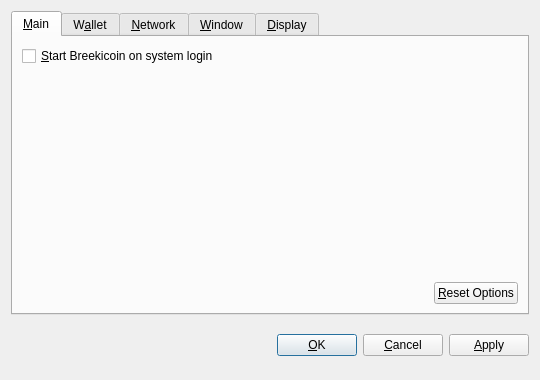
<?xml version="1.0" encoding="UTF-8"?>
<ui version="4.0">
 <class>OptionsDialog</class>
 <widget class="QDialog" name="OptionsDialog">
  <property name="geometry">
   <rect>
    <x>0</x>
    <y>0</y>
    <width>540</width>
    <height>380</height>
   </rect>
  </property>
  <property name="windowTitle">
   <string>Options</string>
  </property>
  <property name="modal">
   <bool>true</bool>
  </property>
  <layout class="QVBoxLayout" name="verticalLayout">
   <item>
    <widget class="QTabWidget" name="tabWidget">
     <property name="tabPosition">
      <enum>QTabWidget::North</enum>
     </property>
     <property name="currentIndex">
      <number>0</number>
     </property>
     <widget class="QWidget" name="tabMain">
      <attribute name="title">
       <string>&amp;Main</string>
      </attribute>
      <layout class="QVBoxLayout" name="verticalLayout_Main">
       <item>
        <widget class="QCheckBox" name="bitcoinAtStartup">
         <property name="toolTip">
          <string>Automatically start Breekicoin after logging in to the system.</string>
         </property>
         <property name="text">
          <string>&amp;Start Breekicoin on system login</string>
         </property>
        </widget>
       </item>
       <item>
        <spacer name="verticalSpacer_Main">
         <property name="orientation">
          <enum>Qt::Vertical</enum>
         </property>
         <property name="sizeHint" stdset="0">
          <size>
           <width>20</width>
           <height>40</height>
          </size>
         </property>
        </spacer>
       </item>
       <item>
        <layout class="QHBoxLayout" name="horizontalLayout_2_Main">
         <item>
          <spacer name="horizontalSpacer_2_Main">
           <property name="orientation">
            <enum>Qt::Horizontal</enum>
           </property>
           <property name="sizeHint" stdset="0">
            <size>
             <width>40</width>
             <height>20</height>
            </size>
           </property>
          </spacer>
         </item>
         <item>
          <widget class="QPushButton" name="resetButton">
           <property name="toolTip">
            <string>Reset all client options to default.</string>
           </property>
           <property name="text">
            <string>&amp;Reset Options</string>
           </property>
           <property name="autoDefault">
            <bool>false</bool>
           </property>
          </widget>
         </item>
        </layout>
       </item>
      </layout>
     </widget>
     <widget class="QWidget" name="tabWallet">
      <attribute name="title">
       <string>W&amp;allet</string>
      </attribute>
      <layout class="QVBoxLayout" name="verticalLayout_Network">
       <item>
        <widget class="QLabel" name="transactionFeeInfoLabel">
         <property name="text">
          <string>Optional transaction fee per kB that helps make sure your transactions are processed quickly. Most transactions are 1 kB.</string>
         </property>
         <property name="textFormat">
          <enum>Qt::PlainText</enum>
         </property>
         <property name="wordWrap">
          <bool>true</bool>
         </property>
        </widget>
       </item>
       <item>
        <layout class="QHBoxLayout" name="horizontalLayout_1_Main">
         <item>
          <widget class="QLabel" name="transactionFeeLabel">
           <property name="text">
            <string>Pay transaction &amp;fee</string>
           </property>
           <property name="textFormat">
            <enum>Qt::PlainText</enum>
           </property>
           <property name="buddy">
            <cstring>transactionFee</cstring>
           </property>
          </widget>
         </item>
         <item>
          <widget class="BitcoinAmountField" name="transactionFee"/>
         </item>
         <item>
          <spacer name="horizontalSpacer_1_Main">
           <property name="orientation">
            <enum>Qt::Horizontal</enum>
           </property>
           <property name="sizeHint" stdset="0">
            <size>
             <width>40</width>
             <height>20</height>
            </size>
           </property>
          </spacer>
         </item>
        </layout>
       </item>
       <item>
        <widget class="QLabel" name="label">
         <property name="text">
          <string>If you disable the spending of unconfirmed change, the change from a transaction cannot be used until that transaction has at least one confirmation. This also affects how your balance is computed.</string>
         </property>
         <property name="wordWrap">
          <bool>true</bool>
         </property>
        </widget>
       </item>
       <item>
        <widget class="QCheckBox" name="spendZeroConfChange">
         <property name="text">
          <string>Spend unconfirmed change  (experts only)</string>
         </property>
        </widget>
       </item>
       <item>
        <spacer name="verticalSpacer">
         <property name="orientation">
          <enum>Qt::Vertical</enum>
         </property>
         <property name="sizeHint" stdset="0">
          <size>
           <width>20</width>
           <height>40</height>
          </size>
         </property>
        </spacer>
       </item>
      </layout>
     </widget>
     <widget class="QWidget" name="tabNetwork">
      <attribute name="title">
       <string>&amp;Network</string>
      </attribute>
      <layout class="QVBoxLayout" name="verticalLayout_Network">
       <item>
        <widget class="QCheckBox" name="mapPortUpnp">
         <property name="toolTip">
          <string>Automatically open the Breekicoin client port on the router. This only works when your router supports UPnP and it is enabled.</string>
         </property>
         <property name="text">
          <string>Map port using &amp;UPnP</string>
         </property>
        </widget>
       </item>
       <item>
        <widget class="QCheckBox" name="connectSocks">
         <property name="toolTip">
          <string>Connect to the Breekicoin network through a SOCKS proxy (e.g. when connecting through Tor).</string>
         </property>
         <property name="text">
          <string>&amp;Connect through SOCKS proxy:</string>
         </property>
        </widget>
       </item>
       <item>
        <layout class="QHBoxLayout" name="horizontalLayout_Network">
         <item>
          <widget class="QLabel" name="proxyIpLabel">
           <property name="text">
            <string>Proxy &amp;IP:</string>
           </property>
           <property name="textFormat">
            <enum>Qt::PlainText</enum>
           </property>
           <property name="buddy">
            <cstring>proxyIp</cstring>
           </property>
          </widget>
         </item>
         <item>
          <widget class="QValidatedLineEdit" name="proxyIp">
           <property name="maximumSize">
            <size>
             <width>140</width>
             <height>16777215</height>
            </size>
           </property>
           <property name="toolTip">
            <string>IP address of the proxy (e.g. 127.0.0.1)</string>
           </property>
          </widget>
         </item>
         <item>
          <widget class="QLabel" name="proxyPortLabel">
           <property name="text">
            <string>&amp;Port:</string>
           </property>
           <property name="textFormat">
            <enum>Qt::PlainText</enum>
           </property>
           <property name="buddy">
            <cstring>proxyPort</cstring>
           </property>
          </widget>
         </item>
         <item>
          <widget class="QLineEdit" name="proxyPort">
           <property name="maximumSize">
            <size>
             <width>55</width>
             <height>16777215</height>
            </size>
           </property>
           <property name="toolTip">
            <string>Port of the proxy (e.g. 9050)</string>
           </property>
          </widget>
         </item>
         <item>
          <widget class="QLabel" name="socksVersionLabel">
           <property name="text">
            <string>SOCKS &amp;Version:</string>
           </property>
           <property name="textFormat">
            <enum>Qt::PlainText</enum>
           </property>
           <property name="buddy">
            <cstring>socksVersion</cstring>
           </property>
          </widget>
         </item>
         <item>
          <widget class="QValueComboBox" name="socksVersion">
           <property name="toolTip">
            <string>SOCKS version of the proxy (e.g. 5)</string>
           </property>
          </widget>
         </item>
         <item>
          <spacer name="horizontalSpacer_Network">
           <property name="orientation">
            <enum>Qt::Horizontal</enum>
           </property>
           <property name="sizeHint" stdset="0">
            <size>
             <width>40</width>
             <height>20</height>
            </size>
           </property>
          </spacer>
         </item>
        </layout>
       </item>
       <item>
        <spacer name="verticalSpacer_Network">
         <property name="orientation">
          <enum>Qt::Vertical</enum>
         </property>
         <property name="sizeHint" stdset="0">
          <size>
           <width>20</width>
           <height>40</height>
          </size>
         </property>
        </spacer>
       </item>
      </layout>
     </widget>
     <widget class="QWidget" name="tabWindow">
      <attribute name="title">
       <string>&amp;Window</string>
      </attribute>
      <layout class="QVBoxLayout" name="verticalLayout_Window">
       <item>
        <widget class="QCheckBox" name="minimizeToTray">
         <property name="toolTip">
          <string>Show only a tray icon after minimizing the window.</string>
         </property>
         <property name="text">
          <string>&amp;Minimize to the tray instead of the taskbar</string>
         </property>
        </widget>
       </item>
       <item>
        <widget class="QCheckBox" name="minimizeOnClose">
         <property name="toolTip">
          <string>Minimize instead of exit the application when the window is closed. When this option is enabled, the application will be closed only after selecting Quit in the menu.</string>
         </property>
         <property name="text">
          <string>M&amp;inimize on close</string>
         </property>
        </widget>
       </item>
       <item>
        <spacer name="verticalSpacer_Window">
         <property name="orientation">
          <enum>Qt::Vertical</enum>
         </property>
         <property name="sizeHint" stdset="0">
          <size>
           <width>20</width>
           <height>40</height>
          </size>
         </property>
        </spacer>
       </item>
      </layout>
     </widget>
     <widget class="QWidget" name="tabDisplay">
      <attribute name="title">
       <string>&amp;Display</string>
      </attribute>
      <layout class="QVBoxLayout" name="verticalLayout_Display">
       <item>
        <layout class="QHBoxLayout" name="horizontalLayout_1_Display">
         <item>
          <widget class="QLabel" name="langLabel">
           <property name="text">
            <string>User Interface &amp;language:</string>
           </property>
           <property name="textFormat">
            <enum>Qt::PlainText</enum>
           </property>
           <property name="buddy">
            <cstring>lang</cstring>
           </property>
          </widget>
         </item>
         <item>
          <widget class="QValueComboBox" name="lang">
           <property name="toolTip">
            <string>The user interface language can be set here. This setting will take effect after restarting Breekicoin.</string>
           </property>
          </widget>
         </item>
        </layout>
       </item>
       <item>
        <layout class="QHBoxLayout" name="horizontalLayout_2_Display">
         <item>
          <widget class="QLabel" name="unitLabel">
           <property name="text">
            <string>&amp;Unit to show amounts in:</string>
           </property>
           <property name="textFormat">
            <enum>Qt::PlainText</enum>
           </property>
           <property name="buddy">
            <cstring>unit</cstring>
           </property>
          </widget>
         </item>
         <item>
          <widget class="QValueComboBox" name="unit">
           <property name="toolTip">
            <string>Choose the default subdivision unit to show in the interface and when sending coins.</string>
           </property>
          </widget>
         </item>
        </layout>
       </item>
       <item>
        <widget class="QCheckBox" name="displayAddresses">
         <property name="toolTip">
          <string>Whether to show Breekicoin addresses in the transaction list or not.</string>
         </property>
         <property name="text">
          <string>&amp;Display addresses in transaction list</string>
         </property>
        </widget>
       </item>
       <item>
        <widget class="QCheckBox" name="coinControlFeatures">
         <property name="toolTip">
          <string>Whether to show coin control features or not.</string>
         </property>
         <property name="text">
          <string>Display coin &amp;control features (experts only!)</string>
         </property>
        </widget>
       </item>
       <item>
        <spacer name="verticalSpacer_Display">
         <property name="orientation">
          <enum>Qt::Vertical</enum>
         </property>
         <property name="sizeHint" stdset="0">
          <size>
           <width>20</width>
           <height>40</height>
          </size>
         </property>
        </spacer>
       </item>
      </layout>
     </widget>
    </widget>
   </item>
   <item>
    <layout class="QHBoxLayout" name="horizontalLayout_Buttons">
     <item>
      <spacer name="horizontalSpacer_1">
       <property name="orientation">
        <enum>Qt::Horizontal</enum>
       </property>
       <property name="sizeHint" stdset="0">
        <size>
         <width>40</width>
         <height>48</height>
        </size>
       </property>
      </spacer>
     </item>
     <item>
      <widget class="QLabel" name="statusLabel">
       <property name="font">
        <font>
         <weight>75</weight>
         <bold>true</bold>
        </font>
       </property>
       <property name="text">
        <string/>
       </property>
       <property name="textFormat">
        <enum>Qt::PlainText</enum>
       </property>
       <property name="wordWrap">
        <bool>true</bool>
       </property>
      </widget>
     </item>
     <item>
      <spacer name="horizontalSpacer_2">
       <property name="orientation">
        <enum>Qt::Horizontal</enum>
       </property>
       <property name="sizeHint" stdset="0">
        <size>
         <width>40</width>
         <height>48</height>
        </size>
       </property>
      </spacer>
     </item>
     <item>
      <widget class="QPushButton" name="okButton">
       <property name="text">
        <string>&amp;OK</string>
       </property>
      </widget>
     </item>
     <item>
      <widget class="QPushButton" name="cancelButton">
       <property name="text">
        <string>&amp;Cancel</string>
       </property>
       <property name="autoDefault">
        <bool>false</bool>
       </property>
      </widget>
     </item>
     <item>
      <widget class="QPushButton" name="applyButton">
       <property name="text">
        <string>&amp;Apply</string>
       </property>
       <property name="autoDefault">
        <bool>false</bool>
       </property>
      </widget>
     </item>
    </layout>
   </item>
  </layout>
 </widget>
 <customwidgets>
  <customwidget>
   <class>BitcoinAmountField</class>
   <extends>QSpinBox</extends>
   <header>bitcoinamountfield.h</header>
  </customwidget>
  <customwidget>
   <class>QValueComboBox</class>
   <extends>QComboBox</extends>
   <header>qvaluecombobox.h</header>
  </customwidget>
  <customwidget>
   <class>QValidatedLineEdit</class>
   <extends>QLineEdit</extends>
   <header>qvalidatedlineedit.h</header>
  </customwidget>
 </customwidgets>
 <resources/>
 <connections/>
</ui>
